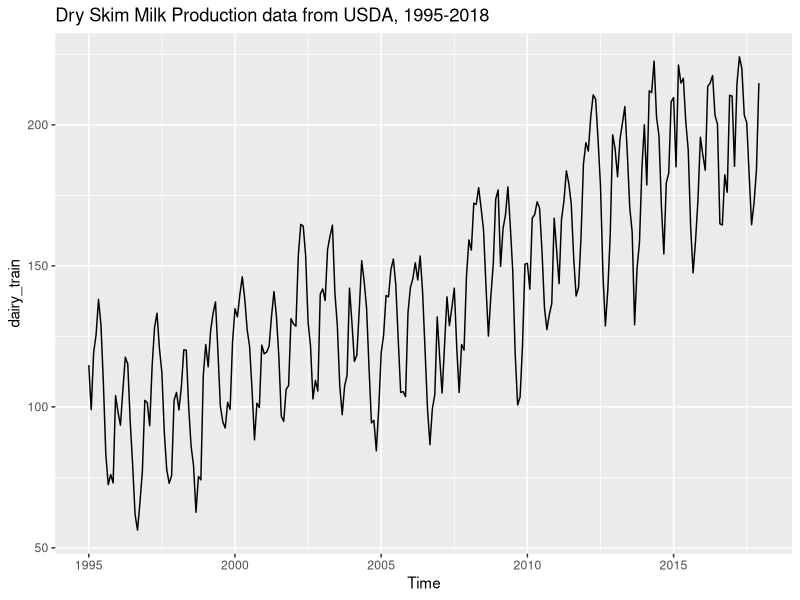
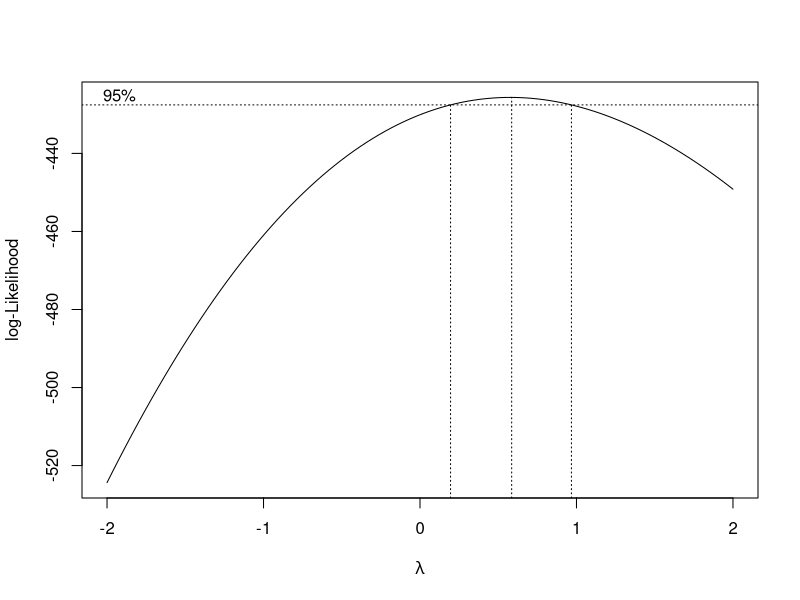
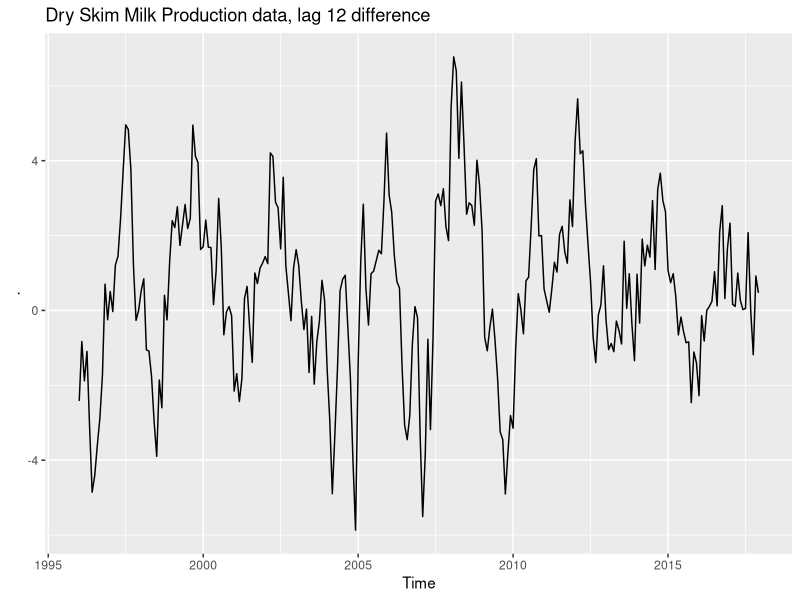
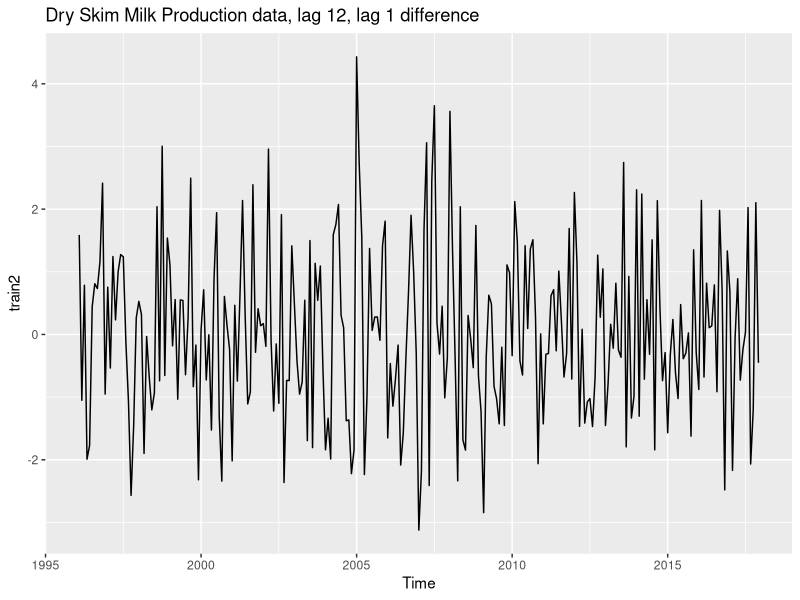
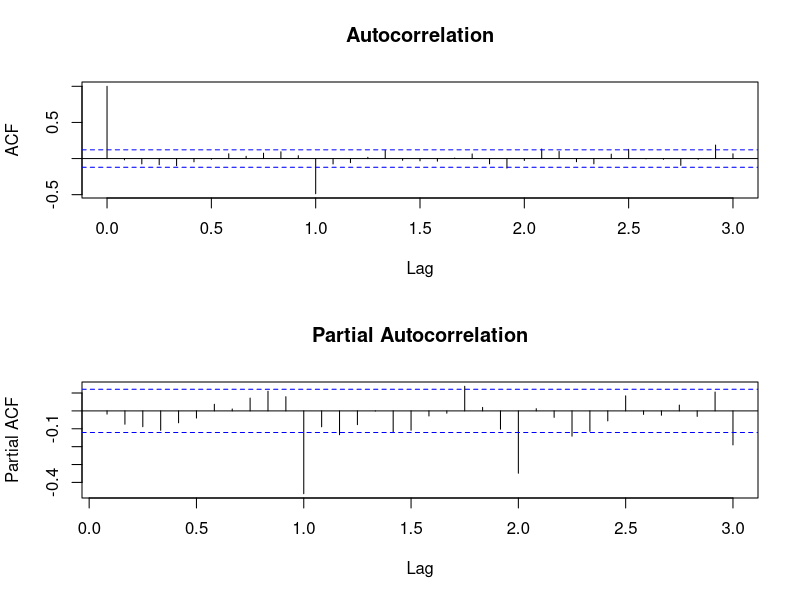

The R source for these figures, in order: (Note: this script raises an error after producing the figures.)
## ---- chunk 1
knitr::opts_chunk$set(echo = FALSE,message = FALSE,warning = FALSE
)
## ---- chunk 2
library(forecast)
library(MASS)
library(car)
library(tseries)
library(ggplot2)
library(dplyr)
data = read.csv("DrySkimmilkproduction.csv",header  =T)
data = ts(data, frequency = 12,start = c(1995,1))
dairy_train = ts(data[1:(12*23)],frequency = 12,start = c(1995,1))
dairy_test = data[-(1:(12*23))]
head(data)
## ---- chunk 3
autoplot(dairy_train) + ggtitle("Dry Skim Milk Production data from USDA, 1995-2018")
## ---- chunk 4
lambda = boxcox(dairy_train~1)
optlambda = lambda$x[which.max(lambda$y)]
train1 = (dairy_train^optlambda - 1)/optlambda
## ---- chunk 5
train1  %>% diff(lag=12) %>% 
  autoplot() + ggtitle("Dry Skim Milk Production data, lag 12 difference")
## ---- chunk 6
train2 = train1 %>% diff(lag=12) %>% diff(lag=1)
autoplot(train2)+ ggtitle("Dry Skim Milk Production data, lag 12, lag 1 difference")
## ---- chunk 7
adf.test(train2)
## ---- chunk 8
# sample ACF PACF plots
par(mfrow = c(2,1))
acf(train2,main = "Autocorrelation",lag.max = 36)
pacf(train2,main = "Partial Autocorrelation",lag.max = 36)
## ---- chunk 9
# model selection via AICc
AICc = 9999
arimalist = list(c(0,1,0),c(1,1,0),c(2,1,0),c(0,1,1),c(1,1,1),c(2,1,1),c(0,1,2),c(1,1,2),c(2,1,2))
seasonallist = list(c(0,1,0),c(1,1,0),c(2,1,0),c(0,1,1),c(1,1,1),c(2,1,1),c(0,1,2),c(1,1,2),c(2,1,2))
AICcs = matrix(NA,length(arimalist),length(seasonallist))
for(i in 1:length(arimalist)){
  for(j in 1:length(seasonallist)){
    if((i == 6 & j == 3) | (i == 6 & j == 6) | 
       (i == 9 & j == 6)){
      fit = list()
      fit$aicc = NA
    }
    else{
      fit = Arima(train1,order=arimalist[[i]],
                    seasonal = seasonallist[[j]],method = "CSS-ML")
    
      
    AICcs[i,j] = fit$aicc
    if(fit$aicc < AICc){
      AICc = fit$aicc
    }
    }
  }
}
rownames(AICcs) = c("SARIMA(0,1,0)","SARIMA(1,1,0)","SARIMA(2,1,0)",
 "SARIMA(0,1,1)","SARIMA(1,1,1)","SARIMA(2,1,1)",
 "SARIMA(0,1,2)","SARIMA(1,1,2)","SARIMA(2,1,2)")
colnames(AICcs) = c("(0,1,0)","(1,1,0)","(2,1,0)",
                    "(0,1,1)","(1,1,1)","(2,1,1)",
                    "(0,1,2)","(1,1,2)","(2,1,2)")
## ---- chunk 10
knitr::kable(AICcs, caption = "AICcs of the candidate models")
## ---- chunk 11
fit = Arima(train1,order=c(1,1,1),
                  seasonal = list(order=c(0,1,1),period=12),method = "CSS-ML")
summary(fit)
## ---- chunk 12
ggtsdisplay(resid(fit),lag.max = 30)
## ---- chunk 13
# independence tests
l = c()
l[1]=Box.test(resid(fit), lag = 16, type = c("Box-Pierce"),fitdf = 3)$p.value
l[2]=Box.test(resid(fit), lag = 16, type = c("Ljung-Box"),fitdf = 3)$p.value
l[3]=Box.test(resid(fit)^2, lag = 16, type = c("Ljung-Box"),fitdf = 0)$p.value
df = data.frame(Tests = c("Box-Pierce","Ljung-Box","McLeod-Li"), p.value = l)
knitr::kable(df)
## ---- chunk 14
# check normality
hist(resid(fit))
qqnorm(resid(fit))
qqline(resid(fit))
shapiro.test(resid(fit))
## ---- chunk 15
polyroot(c(1,-0.8288))
## ---- chunk 16
polyroot(c(1,-0.9867))
polyroot(c(1,-0.8433))
## ---- chunk 17
summary(fit)
## ---- chunk 18
# Forecast
pred = predict(fit, n.ahead=60)$pred
se = predict(fit, n.ahead=60)$se
ts.plot(train1, xlim = c(2015,2023),ylim = c(24,48), ylab = "Transformed outputs")
points(2018+(1:60)/12,pred,col = "red")
lines(2018+(1:60)/12,pred+1.96*se,lty=2)
lines(2018+(1:60)/12,pred-1.96*se,lty=2)
## ---- chunk 19
invbox = function(d,optlambda){
  return(exp(log(d * optlambda + 1)/optlambda))
}
predorigin = invbox(pred,optlambda)
predoriginlower = invbox(pred-1.96*se,optlambda)
predoriginupper = invbox(pred+1.96*se,optlambda)
ts.plot(dairy_train, xlim = c(2015,2023),ylim = c(110,320), ylab = "Oringina outputs, start from 2015")
points(2018+(1:45)/12,dairy_test,col = "blue",pch=".")
lines(2018+(1:45)/12,dairy_test,col = "blue")
points(2018+(1:60)/12,predorigin,col = "red",pch=".")
lines(2018+(1:60)/12,predoriginlower,lty=2)
lines(2018+(1:60)/12,predoriginupper,lty=2)
